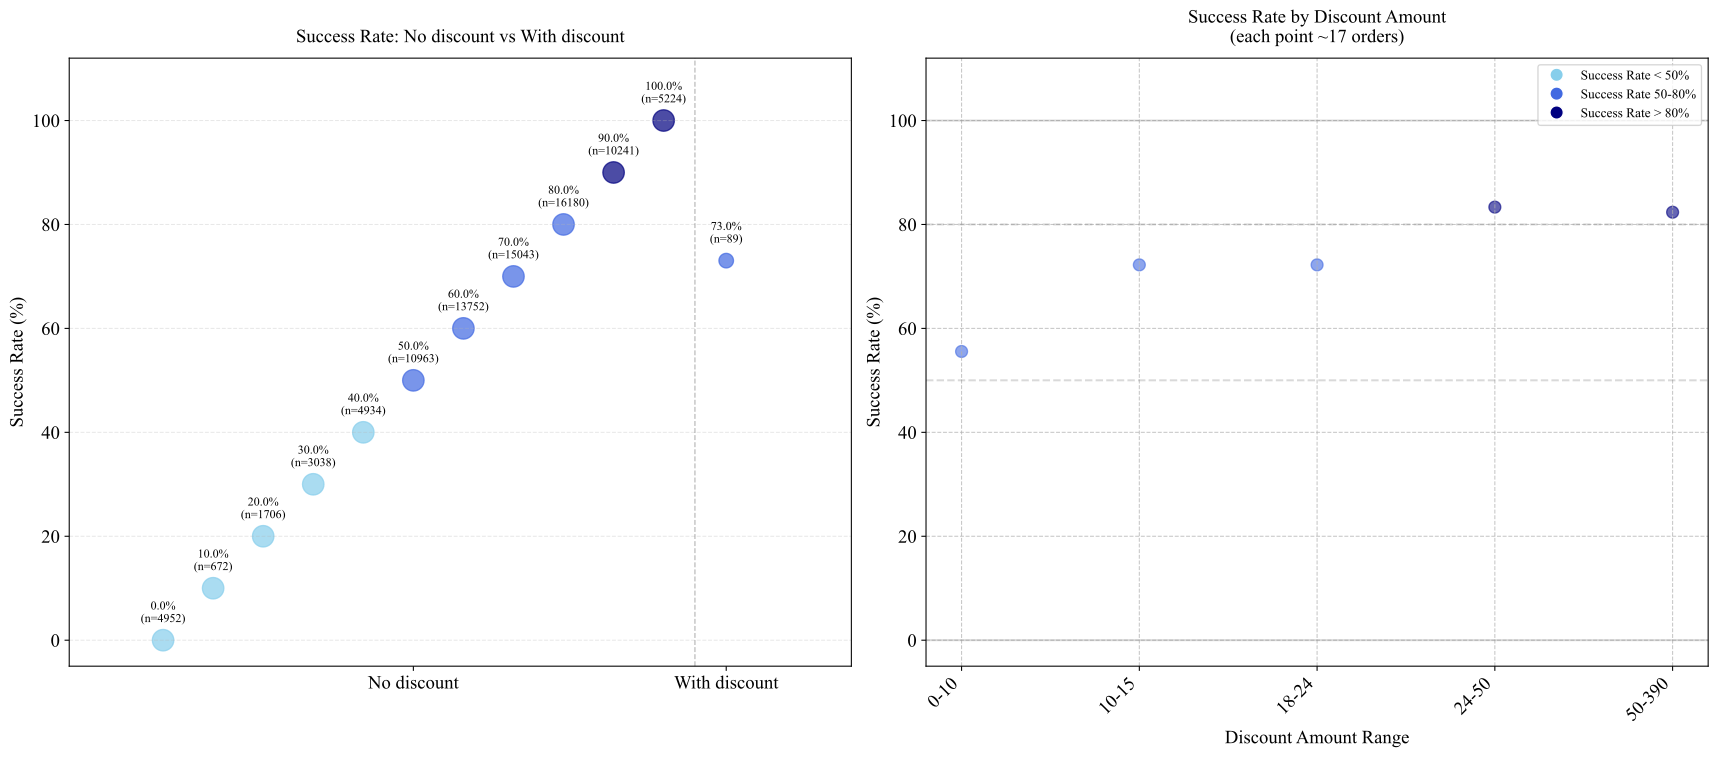

This figure's Python source:
import pandas as pd
import matplotlib.pyplot as plt
import numpy as np
import matplotlib as mpl
from mplfonts import use_font
import csv
from datetime import datetime
from io import StringIO

# Configure Arial font for English labels
use_font('Times New Roman')
mpl.rcParams['pdf.fonttype'] = 42
mpl.rcParams['ps.fonttype'] = 42
mpl.rcParams['text.usetex'] = False  # Disable LaTeX

def _read_csv_data(csv_path):
    """Read CSV data from file"""
    print("Starting _read_csv_data")

    try:
        csv_file = open(csv_path, 'r', encoding='utf-8')
        reader = csv.DictReader(csv_file)
        data = []
        for row in reader:
            try:
                # Strip microseconds from dates
                if 'date_order' in row:
                    date_str = row['date_order'].split('.')[0]
                    row['date_order'] = datetime.strptime(date_str, '%Y-%m-%d %H:%M:%S')
            except ValueError:
                continue

            try:
                if 'create_date' in row:
                    date_str = row['create_date'].split('.')[0]
                    row['create_date'] = datetime.strptime(date_str, '%Y-%m-%d %H:%M:%S')
            except ValueError:
                continue

            # Ensure required fields are present
            if not all(field in row for field in
                       ['order_id', 'customer_id', 'date_order', 'state', 'discount_total']):
                print(f"Missing required fields in row: {row}")
                continue

            data.append(row)

        csv_file.close()
        print(f"Successfully read {len(data)} rows from CSV")
        return data

    except Exception as e:
        print(f"Error reading CSV data: {str(e)}")
        return []

def _prepare_discount_success_data(csv_path):
    """Prepare data for discount success chart.

    Returns a structure with two datasets:
    - binary: No discount vs With discount
    - grouped: only positive discounts split into ranges
    """
    print("Starting _prepare_discount_success_data")

    try:
        data = _read_csv_data(csv_path)
        if not data:
            print("No data available")
            return None

        # Collect orders
        pos_points = []  # list of (discount, is_success) for positive discounts
        zero_orders = []  # list of (customer_id, is_success) for zero-discount orders
        for row in data:
            try:
                discount = float(row['discount_total'])
                if discount > 0:  # positive discounts grouped by ranges
                    is_successful = row['state'] == 'sale'
                    pos_points.append((discount, is_successful))
                elif discount == 0:  # collect zero-discount orders per customer
                    is_successful = row['state'] == 'sale'
                    zero_orders.append((row.get('customer_id'), is_successful))
            except (ValueError, TypeError):
                continue

        if not pos_points and len(zero_orders) == 0:
            print("No valid data points found")
            return None

        # Sort by discount amount for positive discounts
        pos_points.sort(key=lambda x: x[0])

        total_points = len(pos_points)
        print(f"Total orders with positive discounts: {total_points}")

        # Determine number of groups similar to amount chart
        num_groups = min(30, total_points // 20)  # At least ~20 orders per group
        if num_groups < 5:
            num_groups = 5

        # Compute group sizes for positive discounts
        group_size = total_points // num_groups if num_groups > 0 else 0
        remainder = total_points % num_groups if num_groups > 0 else 0

        result = {
            'binary': {
                'labels': [],
                'rates': [],
                'counts': [],
            },
            'grouped': {
                'ranges': [],
                'rates': [],
                'orders_count': [],
            }
        }

        # 1) Binary dataset
        zero_total = len(zero_orders)
        zero_success = sum(1 for _, f in zero_orders if f)
        pos_total = len(pos_points)
        pos_success = sum(1 for _, f in pos_points if f)

        if zero_total + pos_total > 0:
            # Add binary labels and metrics
            result['binary']['labels'] = ['No discount', 'With discount']
            result['binary']['counts'] = [zero_total, pos_total]
            result['binary']['rates'] = [
                (zero_success / zero_total * 100) if zero_total > 0 else 0.0,
                (pos_success / pos_total * 100) if pos_total > 0 else 0.0,
            ]
            # Build success-rate buckets (0%,10%,...,100%) for zero-discount orders based on per-customer success rates
            zero_subgroups = []
            if zero_total > 0:
                # Aggregate zero-discount orders per customer
                customer_stats = {}
                for cust_id, is_success in zero_orders:
                    if cust_id not in customer_stats:
                        customer_stats[cust_id] = {'total': 0, 'success': 0}
                    customer_stats[cust_id]['total'] += 1
                    if is_success:
                        customer_stats[cust_id]['success'] += 1

                # Bucket customers by rounded-to-10 success rate and sum their order counts
                bucket_to_orders = {k: 0 for k in range(0, 101, 10)}
                for stats in customer_stats.values():
                    total = stats['total']
                    rate = (stats['success'] / total) * 100 if total > 0 else 0.0
                    bucket = int(round(rate / 10.0) * 10)
                    bucket = max(0, min(100, bucket))
                    bucket_to_orders[bucket] += total

                # Build subgroup list sorted by rate ascending
                for bucket in sorted(bucket_to_orders.keys()):
                    cnt = bucket_to_orders[bucket]
                    if cnt > 0:
                        zero_subgroups.append({'rate': float(bucket), 'count': cnt, 'label': f'No discount {bucket}%'})
            result['binary']['zero_subgroups'] = zero_subgroups

        # 2) Grouped dataset for positive discounts only
        if pos_points:
            pos_ranges, pos_rates, pos_counts = [], [], []
            start_idx = 0
            for i in range(num_groups):
                current_group_size = group_size + (1 if i < remainder else 0)
                if current_group_size == 0:
                    break

                end_idx = start_idx + current_group_size
                group_points = pos_points[start_idx:end_idx]
                if not group_points:
                    continue

                # Group statistics
                min_discount = group_points[0][0]
                max_discount = group_points[-1][0]
                successful_count = sum(1 for _, is_success in group_points if is_success)
                success_rate = (successful_count / len(group_points)) * 100

                # Range label formatting
                if max_discount >= 1_000_000:
                    range_str = f'{min_discount / 1_000_000:.1f}M-{max_discount / 1_000_000:.1f}M'
                elif max_discount >= 1_000:
                    range_str = f'{min_discount / 1_000:.0f}K-{max_discount / 1_000:.0f}K'
                else:
                    range_str = f'{min_discount:.0f}-{max_discount:.0f}'

                pos_ranges.append(range_str)
                pos_rates.append(success_rate)
                pos_counts.append(len(group_points))

                start_idx = end_idx

            result['grouped']['ranges'] = pos_ranges
            result['grouped']['rates'] = pos_rates
            result['grouped']['orders_count'] = pos_counts

        grouped_ranges = result.get('grouped', {}).get('ranges', [])
        print(f"Created {len(grouped_ranges)} groups")
        return result

    except Exception as e:
        print(f"Error preparing discount success data: {str(e)}")
        return None

def _create_discount_success_chart(data):
    """Create a figure with two subplots:
    - Left: binary (No discount vs With discount)
    - Right: grouped positive discounts
    """
    if not data:
        return False

    try:
        fig, (ax_left, ax_right) = plt.subplots(1, 2, figsize=(18, 8))

        # Left subplot: binary (No discount split into 5 subgroup points)
        if data.get('binary'):
            labels = data['binary']['labels']
            rates = data['binary']['rates']
            counts = data['binary']['counts']
            x = np.arange(len(labels))  # 0,1
            # Plot zero-discount subgroups around x=0
            subgroups = data['binary'].get('zero_subgroups', [])
            if subgroups:
                n = len(subgroups)
                # spread points wider around x=0 to reduce overlap even more
                offsets = [0.0] if n == 1 else list(np.linspace(-0.8, 0.8, n))
                for off, sg in zip(offsets, subgroups):
                    r = sg['rate']
                    c = sg['count']
                    color = '#87CEEB' if r < 50 else ('#4169E1' if r <= 80 else '#000080')
                    size = max(120, min(260, c))
                    ax_left.scatter(x[0] + off, r, s=size, c=color, alpha=0.7)
                    ax_left.text(x[0] + off, r + 3, f"{r:.1f}%\n(n={c})", ha='center', va='bottom', fontsize=9)
            else:
                r0, c0 = rates[0], counts[0]
                color = '#87CEEB' if r0 < 50 else ('#4169E1' if r0 <= 80 else '#000080')
                size = max(120, min(260, c0))
                ax_left.scatter(x[0], r0, s=size, c=color, alpha=0.7)
                ax_left.text(x[0], r0 + 3, f"{r0:.1f}%\n(n={c0})", ha='center', va='bottom', fontsize=9)

            # Single with-discount point at x=1
            r1 = rates[1] if len(rates) > 1 else 0.0
            c1 = counts[1] if len(counts) > 1 else 0
            color1 = '#87CEEB' if r1 < 50 else ('#4169E1' if r1 <= 80 else '#000080')
            size1 = max(120, min(260, c1))
            ax_left.scatter(x[1], r1, s=size1, c=color1, alpha=0.7)
            ax_left.text(x[1], r1 + 3, f"{r1:.1f}%\n(n={c1})", ha='center', va='bottom', fontsize=9)
            ax_left.set_title('Success Rate: No discount vs With discount', fontsize=14, pad=12)
            ax_left.set_xticks(x)
            ax_left.set_xticklabels(labels, fontsize=14)
            ax_left.tick_params(axis='y', labelsize=14)
            ax_left.set_ylim(-5, 112)
            ax_left.set_ylabel('Success Rate (%)', fontsize=14)
            ax_left.grid(True, linestyle='--', alpha=0.3, axis='y')
            # Add vertical line to separate discount/no discount blocks
            ax_left.axvline(x=0.9, color='gray', linestyle='--', alpha=0.5, linewidth=1)
            # widen x-limits to fully show spread
            ax_left.set_xlim(-1.1, 1.4)

        # Right subplot: grouped positive discounts (scatter)
        grouped = data.get('grouped', {})
        ranges = grouped.get('ranges', [])
        rates = grouped.get('rates', [])
        counts = grouped.get('orders_count', [])

        x_points, y_points, sizes, colors = [], [], [], []
        for i, (rate, count) in enumerate(zip(rates, counts)):
            if count > 0:
                x_points.append(i)
                y_points.append(rate)
                sizes.append(max(80, min(150, count / 2)))
                if rate < 50:
                    colors.append('#87CEEB')
                elif rate <= 80:
                    colors.append('#4169E1')
                else:
                    colors.append('#000080')

        ax_right.scatter(x_points, y_points, s=sizes, alpha=0.6, c=colors)
        avg_orders = (sum(counts) // len(counts)) if counts else 0
        ax_right.set_title(
            f'Success Rate by Discount Amount\n(each point ~{avg_orders} orders)',
            fontsize=14, pad=12)
        ax_right.set_xlabel('Discount Amount Range', fontsize=14)
        ax_right.set_ylabel('Success Rate (%)', fontsize=14)
        ax_right.set_ylim(-5, 112)
        if len(ranges) <= 10:
            ax_right.set_xticks(range(len(ranges)))
            ax_right.set_xticklabels(ranges, rotation=45, ha='right', fontsize=14)
        else:
            ax_right.set_xticks(range(len(ranges))[::2])
            ax_right.set_xticklabels([ranges[i] for i in range(0, len(ranges), 2)], rotation=45, ha='right', fontsize=14)
        ax_right.tick_params(axis='y', labelsize=14)
        ax_right.grid(True, linestyle='--', alpha=0.7)
        ax_right.axhline(y=0, color='gray', linestyle='-', alpha=0.3)
        ax_right.axhline(y=50, color='gray', linestyle='--', alpha=0.3)
        ax_right.axhline(y=80, color='gray', linestyle='--', alpha=0.3)
        ax_right.axhline(y=100, color='gray', linestyle='-', alpha=0.3)

        # Legend for right subplot
        legend_elements = [
            plt.Line2D([0], [0], marker='o', color='w', markerfacecolor='#87CEEB', markersize=10, label='Success Rate < 50%'),
            plt.Line2D([0], [0], marker='o', color='w', markerfacecolor='#4169E1', markersize=10, label='Success Rate 50-80%'),
            plt.Line2D([0], [0], marker='o', color='w', markerfacecolor='#000080', markersize=10, label='Success Rate > 80%')
        ]
        ax_right.legend(handles=legend_elements, loc='upper right')

        plt.tight_layout()

        return True

    except Exception as e:
        print(f"Error creating discount-success chart: {str(e)}")
        return False

def create_discount_success_chart(csv_path, output_path):
    """Create and save the chart for success rate by discount total"""
    data = _prepare_discount_success_data(csv_path)

    if not data:
        print("Failed to prepare data")
        return False

    success = _create_discount_success_chart(data)

    if success:
        plt.savefig(f"{output_path}.png", format='png', bbox_inches='tight', dpi=300)
        plt.savefig(f"{output_path}.svg", format='svg', bbox_inches='tight')
        plt.close()

        print("Chart successfully saved to files:")
        print(f"- PNG: {output_path}.png")
        print(f"- SVG: {output_path}.svg")

        print("\nSummary Statistics:")
        binary_counts = data.get('binary', {}).get('counts', [])
        grouped_counts = data.get('grouped', {}).get('orders_count', [])
        total_orders = sum(binary_counts) if binary_counts else sum(grouped_counts)
        num_groups = len(data.get('grouped', {}).get('ranges', []))
        avg_per_group = (sum(grouped_counts) // len(grouped_counts)) if grouped_counts else 0
        print(f"Total orders analyzed: {total_orders}")
        print(f"Number of groups created: {num_groups}")
        print(f"Average orders per group: {avg_per_group}")
        return True

    print("Failed to create chart")
    return False


if __name__ == '__main__':
    # Example usage
    csv_path = 'data_collector_extended.csv'
    output_path = 'discount_success_chart'
    create_discount_success_chart(csv_path, output_path)


